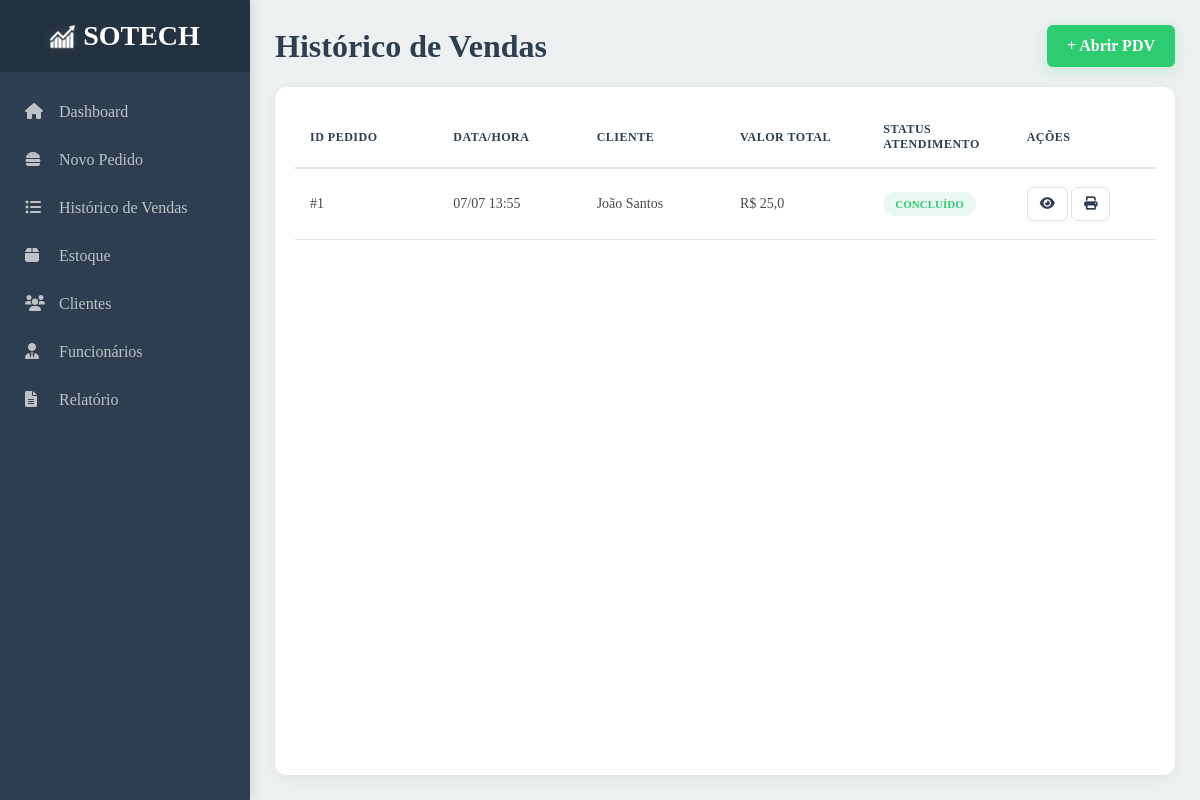
Page /historico/ (signed in) on the earlier database version.
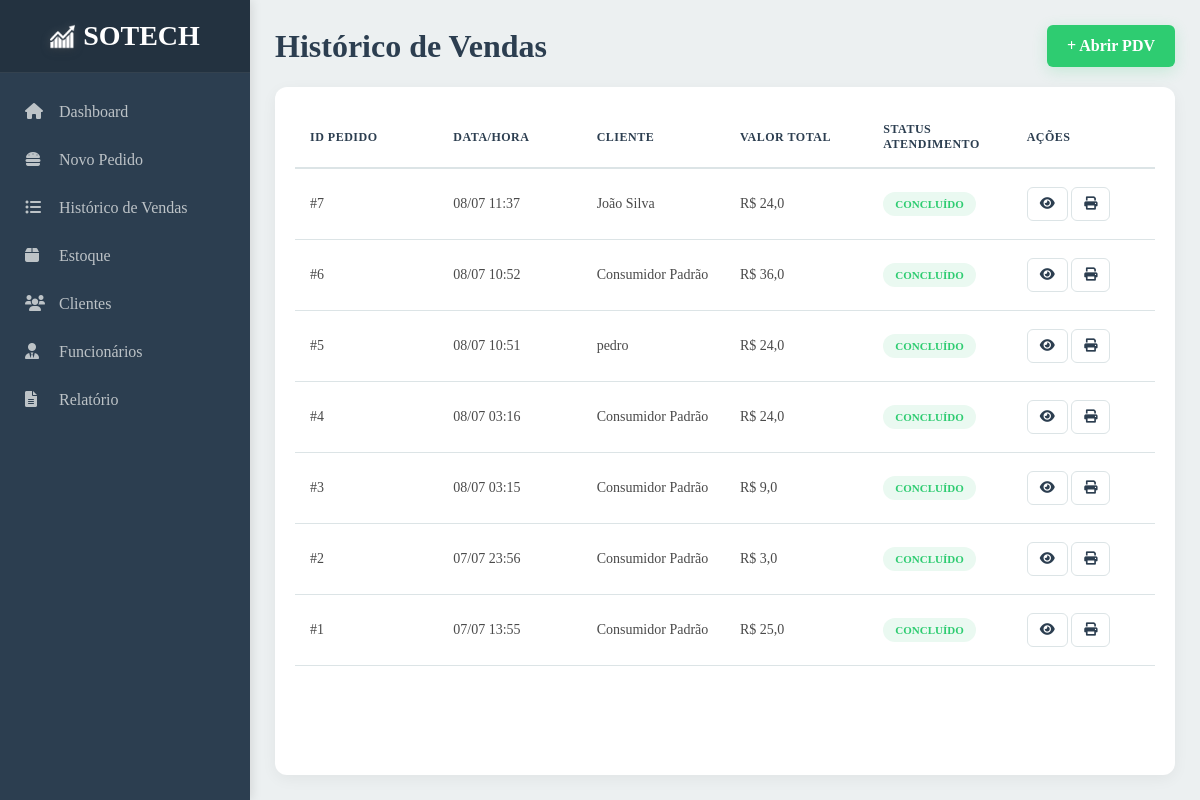
Same page on the later database version.
### core/models.py (models this page shows, shortened)
class Pedido(models.Model):
    STATUS_CHOICES = [
        ('pendente', 'Pendente'),
        ('preparando', 'Preparando'),
        ('concluido', 'Concluído'),
    ]
    data_hora_pedido = models.DateTimeField("Data e hora do pedido")
    valor_total = models.FloatField("Valor total")
    observacoes = models.CharField("Observações", max_length=200, blank=True, null=True)
    produtos = models.ManyToManyField(Produto)
    pagamento = models.ForeignKey(Pagamento, on_delete=models.PROTECT)
    cliente = models.ForeignKey(Cliente, on_delete=models.SET_NULL, null=True, blank=True)
    funcionario = models.ForeignKey(Funcionario, on_delete=models.SET_NULL, null=True, blank=True)
    status = models.CharField("Status", max_length=20, choices=STATUS_CHOICES, default='pendente')

class Cliente(models.Model):
    nome = models.CharField("Nome", max_length=50)
    endereco = models.CharField("Endereço", max_length=100, default="", blank=True)
    telefone = models.CharField("Telefone", max_length=16, default="")
    cadastro_completo = models.BooleanField("Cadastro completo", default=True)

### core/views.py (the view)
# urls.py: path('historico/',historico,name="historico"),
@login_required
def historico(request):
    pedidos = Pedido.objects.filter(status='concluido').order_by('-data_hora_pedido')
    return render(request, "html/historico.html", {"pedidos": pedidos})

### core/templates/html/historico.html (shortened to what this page needs)
{% extends 'base.html' %}
{% load static %}
{% block estilo %}
  <link rel="stylesheet" href="{% static 'style/style_historico.css' %}?{% now 'U' %}" />
{% endblock %}
{% block conteudo %}
  <main class="main-content orders-page-layout">
    <header class="list-header">
      <h1>Histórico de Vendas</h1>
      <a href="{% url 'pedido' %}" class="btn-new-order">+ Abrir PDV</a>
    </header>
    <div class="table-card">
      <table class="orders-table">
        <thead>
          <tr>
            <th>ID Pedido</th>
            <th>Data/Hora</th>
            <th>Cliente</th>
            <th>Valor Total</th>
            <th>Status Atendimento</th>
            <th>Ações</th>
          </tr>
        </thead>
        <tbody>
          {% for pedido in pedidos %}
            <tr>
              <td>#{{ pedido.id }}</td>
              <td>{{ pedido.data_hora_pedido|date:'d/m H:i' }}</td>
              <td>
                {% if pedido.cliente %}
                  {{ pedido.cliente.nome }}
                {% else %}
                  Consumidor Padrão
                {% endif %}
              </td>
              <td>R$ {{ pedido.valor_total }}</td>
              <td>
                <span class="badge-status">Concluído</span>
              </td>
              <td>
                <button class="btn-view"
                  data-pedido="#{{ pedido.id }}"
                  data-cliente="{% if pedido.cliente %}
                    {{ pedido.cliente.nome }}
                  {% else %}
                    Consumidor Padrão
                  {% endif %}"
                  data-data="{{ pedido.data_hora_pedido|date:'d/m H:i' }}"
                  data-valor="R$ {{ pedido.valor_total }}"
                  data-funcionario="{% if pedido.funcionario %}
                    {{ pedido.funcionario.username }}
                  {% else %}
                    Removido
                  {% endif %}"
                  data-pagamento="{{ pedido.pagamento.forma_de_pagamento }}"
                  data-observacao="{{ pedido.observacoes|default:'-' }}">
                  <i class="fas fa-eye"></i>
                </button>
                <button class="btn-print"><i class="fas fa-print"></i></button>
              </td>
            </tr>
          {% empty %}
            <tr>
              <td colspan="6">Nenhum pedido concluído ainda.</td>
            </tr>
          {% endfor %}
        </tbody>
      </table>
    </div>
  </main>
{% endblock %}

### templates/base.html (shortened to what this page needs)
{% load static %}
<!DOCTYPE html>
<html lang="pt-br">
<head>
    <link rel="stylesheet" href="{% static 'style/global.css' %}?{% now 'U' %}">
    <link rel="stylesheet" href="https://cdnjs.cloudflare.com/ajax/libs/font-awesome/6.0.0/css/all.min.css">
    {% block estilo %}{% endblock %}
</head>
<body>
    <div class="wrapper">
        {% include 'barra_lateral.html' %}
        {% block conteudo %}{% endblock %}
    </div>
</body>
</html>

### templates/barra_lateral.html
{% load static %}
<aside class="sidebar">
  <div class="logo">
    <img src="{% static 'imgs/lg.png' %}" alt="SOTECH">
    <span>SO<span class="tech">TECH</span></span>
</div>
    <nav>
        <ul>
            <li id="inicio"><a href="{% url 'dashboard' %}"><i class="fas fa-home"></i> Dashboard</a></li>
            <li id="pedido"><a href="{% url 'pedido' %}"><i class="fas fa-hamburger"></i> Novo Pedido</a></li>
            <li id="historico"><a href="{% url 'historico' %}"><i class="fas fa-list-ul"></i> Histórico de Vendas</a>
            </li>
            <li id="estoque"><a href="{% url 'estoque' %}"><i class="fas fa-box"></i> Estoque</a></li>
            <li id="clientes"><a href="{% url 'clientes' %}"><i class="fas fa-users"></i> Clientes</a></li>
            <li id="funcionarios"><a href="{% url 'funcionarios' %}"><i class="fas fa-user-tie"></i> Funcionários</a>
            </li>
            <li id="relatorio"><a href="{% url 'relatorio' %}"><i class="fas fa-file-alt"></i> Relatório</a></li>
        </ul>
    </nav>
</aside>

### core/static/style/global.css (style rules this page uses)
:root { --primary: #2C3E50; --secondary: #3498DB; --success: #2ECC71; --warning: #F1C40F; --danger: #E74C3C; --bg: #ECF0F1; --white: #FFFFFF; --text: #2C3E50; --border: #DCE4E6; }
.logo { padding: 20px; display: flex; align-items: center; justify-content: center; gap: 8px; background: rgba(0, 0, 0, 0.2); border-bottom: 1px solid rgba(255, 255, 255, 0.08); }
.logo img { width: 25px; height: auto; filter: drop-shadow(0 0 4px rgba(255,255,255,0.2)) drop-shadow(0 2px 4px rgba(0,0,0,0.3)); }
.logo span { color: #ffffff; font-family: 'Rajdhani', Rajdhani-serif; font-size: 28px; font-weight: 700; }
.tech { color: #60a5fa; }

### core/static/style/style_historico.css (style rules this page uses)
* { margin: 0; padding: 0; box-sizing: border-box; font-family: 'Rajdhani', Rajdhani-serif; }
body { display: flex; background-color: var(--bg); color: var(--text); }
.sidebar { width: 250px; height: 100vh; background-color: var(--primary); display: flex; flex-direction: column; position: fixed; box-shadow: 2px 0 10px rgba(0, 0, 0, 0.1); }
.sidebar nav ul { list-style: none; margin-top: 15px; }
.sidebar nav ul li a { display: block; padding: 15px 25px; text-decoration: none; color: #BDC3C7; font-weight: 500; transition: 0.3s ease; }
.sidebar nav ul li a i { margin-right: 10px; width: 20px; }
.main-content { margin-left: 250px; padding: 25px; width: calc(100% - 250px); min-height: 100vh; display: flex; flex-direction: column; gap: 20px; }
.list-header { display: flex; justify-content: space-between; align-items: center; }
.btn-new-order { background: var(--success); color: white; padding: 12px 20px; border-radius: 6px; text-decoration: none; font-weight: bold; transition: 0.3s; box-shadow: 0 4px 15px rgba(46, 204, 113, 0.2); }
.table-card { background: var(--white); padding: 20px; border-radius: 12px; box-shadow: 0 4px 15px rgba(0,0,0,0.05); width: 100%; flex: 1; overflow: auto; }
.orders-table { width: 100%; border-collapse: collapse; table-layout: fixed; }
.orders-table th { background: var(--gray-light); text-align: left; font-size: 12px; text-transform: uppercase; letter-spacing: 0.5px; color: var(--text); padding: 15px; position: sticky; top: 0; z-index: 10; border-bottom: 2px solid var(--border); }
.orders-table td { padding: 18px 15px; border-bottom: 1px solid var(--border); font-size: 14px; color: #4A4A4A; }
.badge-status { background: #EAF9F1; color: var(--success); padding: 6px 12px; border-radius: 20px; font-size: 11px; font-weight: 800; text-transform: uppercase; }
.btn-view, .btn-print { border: 1px solid var(--border); background: var(--white); padding: 8px 12px; border-radius: 6px; cursor: pointer; transition: 0.3s; color: var(--text); }

Differences in the rows shown:
added Pedido: id "7", data_hora_pedido "08/07 11:37", cliente.nome "João Silva", valor_total "24,0"
added Pedido: id "6", data_hora_pedido "08/07 10:52", shows "Consumidor Padrão", valor_total "36,0"
added Pedido: id "5", data_hora_pedido "08/07 10:51", cliente.nome "pedro", valor_total "24,0"
added Pedido: id "4", data_hora_pedido "08/07 03:16", shows "Consumidor Padrão", valor_total "24,0"
added Pedido: id "3", data_hora_pedido "08/07 03:15", shows "Consumidor Padrão", valor_total "9,0"
added Pedido: id "2", data_hora_pedido "07/07 23:56", shows "Consumidor Padrão", valor_total "3,0"
changed Pedido id 1: cliente.nome "João Santos" → (not shown); now shows "Consumidor Padrão"
